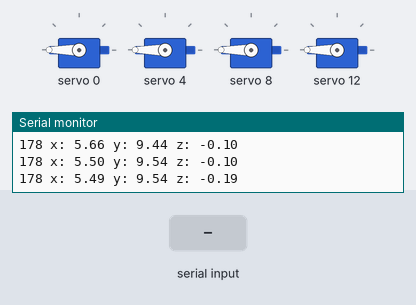
This sketch was run on a simulated Arduino Uno, built with avr-gcc and run on an emulated ATmega328P. On the bench: 4 × servo, the last lines printed to the serial monitor. The inputs (shaded band) are chosen by the test bench.

Above: at 0.1 s.
At 7.4 s:
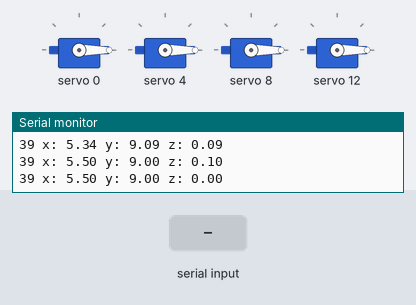
7.5 s: "90,45\n" received over Serial
9.0 s: "0\n" received over Serial
At 14.0 s:
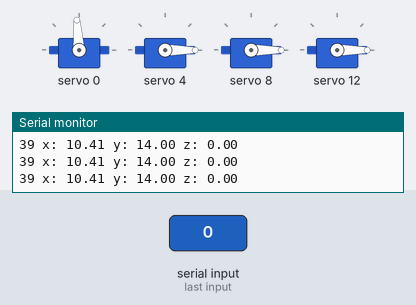
Timing chart, 0 to 15.5 s (numbered marks = the images above; inputs shaded):
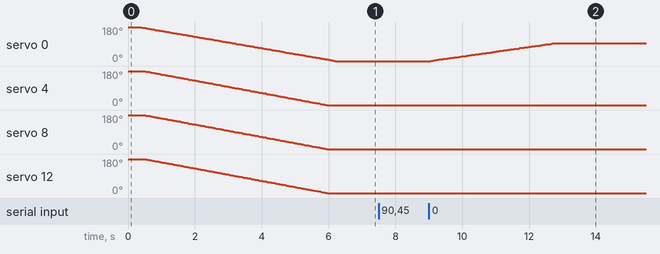

Measured:
- after the input at 9.0 s, servo 0: moves from 0° to 94° over 3.7 s, starting after 0.05 s

The sketch:

arm_control.ino
```cpp
#include <Wire.h>
#include <Adafruit_PWMServoDriver.h>

Adafruit_PWMServoDriver pwm = Adafruit_PWMServoDriver();

#define MIN_PULSE_WIDTH 400
#define MAX_PULSE_WIDTH 2400
#define FREQUENCY 60
#define lowerX -30
#define upperX 30
#define lowerY -30
#define upperY 30
#define lowerZ -30
#define upperZ 30

int motor[4] = {0,4,8,12};
float ang[4] = {0.,0.,0.,0.};
int startAng[4] = {0,0,0,0};
int finishAng[4] = {0,0,0,0};
float frame = 0.;
bool setFlag = true;
bool valid = true;

void setup() {
  Serial.begin(115200);
  Serial.setTimeout(.1005);
  pwm.begin();
  pwm.setPWMFreq(FREQUENCY);
  calibrate();
}

void calibrate(){//sets the physical motors to the correct start position when called
  for (int x  = 180; x >= 0; x -= 1){
    for (int y = 0; y < 4; y += 1){
      ang[y] = x ;
      moveMotor(x ,motor[y]);
    }
  }
}

float getMotorPulse(float angle,int motorOut){
  int pulse;
   if (motorOut == 0){
    pulse = map(angle, 0, 180, MIN_PULSE_WIDTH+150, MAX_PULSE_WIDTH+100);//maps angle to pulse width, different for top motor
  }else if (motorOut==2){
    pulse = map(angle, 0, 180, MIN_PULSE_WIDTH+50, MAX_PULSE_WIDTH+150);//maps angle to pulse width
  }else{
    pulse = map(angle, 0, 180, MIN_PULSE_WIDTH+50, MAX_PULSE_WIDTH+150);//maps angle to pulse width
  }
  pulse = int(float(pulse) / 1000000 * FREQUENCY * 4096);//changes pulse width to out pulse sent to servo
  return pulse;
}

float calcMockX(){//calculates a mock X coordinate from middle servos - used for 2 dimensions
  float xCoord[3] = {0.,0.,0.};
  xCoord[2] = 10.5 * cos(((ang[2])*M_PI)/180.);
  xCoord[1] = 9 * cos(((ang[2] + 90 - ang[1])*M_PI)/180.);
  xCoord[0] = 5 * cos((((ang[2] + 90 - ang[1]) + 90 - ang[0])*M_PI)/180.);
  return (xCoord[2] + xCoord[1] + xCoord[0]);
}

float calcTrueX(){//calculates X coordinate via all servos
  float xCoord = 0.;
  xCoord = calcMockX() * cos(((ang[3])*M_PI)/180.);
  return (xCoord);
}

float calcY(){// calculates Y coordinate from middle servos
  float yCoord[3] = {0.,0.,0.};
  yCoord[2] = 10.5 * sin(((ang[2])*M_PI)/180.);
  yCoord[1] = 9 * sin(((ang[2] + 90 - ang[1])*M_PI)/180.);
  yCoord[0] = 5 * sin((((ang[2] + 90 - ang[1]) + 90 - ang[0])*M_PI)/180.);
  return (yCoord[2] + yCoord[1] + yCoord[0]);
}

float calcZ(){//calculates Z coordinate from bottom servo
  float zCoord = 0.;
  zCoord = calcMockX() * sin(((ang[3])*M_PI)/180.);
  return (zCoord);
}

int getAngle(int motor, int input){//takes serial input and the motor calculated and returns the corresponding angle
  int angle = (input-(motor*181));
  return angle;
}

int getMotor(int input){//takes serial input and returns the corresponding motor
  int motor = floor(input/181);
  return motor;
}

bool checkBounds(){
  if (calcTrueX() >= upperX || calcTrueX() <= lowerX){
    return false;
  } else if (calcY() >= upperY || calcY() <= lowerY){
    return false;
  }else if (calcZ() >= upperZ || calcZ() <= lowerZ){
    return false;
  } else{
    return true;
  }
}

void loop(){//then executes input instruction
  if (setFlag == true){//serial read to change new finish angle until told to execute
    while (!Serial.available()){}
    delay(10);
    int input = Serial.readString().toInt();
    input--;
    if (input == -1){//input read as serial input and translated to motor - angle
      setFlag = false;
    } else{
      if (input > -1 && input < 725){
        int currentMotor = getMotor(input);
        finishAng[currentMotor] = getAngle(currentMotor, input);
        Serial.println("motor: " + String(currentMotor) + " angle:" + String(finishAng[currentMotor]));
      }
      }
  }
  if (setFlag == false){ //when unpaused and not looking for angle to read
    frame += 1;
      for (int x = 0; x < 4; x += 1){
        if (frame < 91 && valid != false){//within frames 0 to 90
          ang[x] = map(frame, 0, 90, startAng[x], finishAng[x]);
          if (checkBounds() != false){
            moveMotor(ang[x], motor[x]);
          } else {
            Serial.println("out of bounds");
            valid = false;
            for (int x = 0; x < 4; x += 1){
              ang[x] = map(frame - 1, 0, 90, startAng[x], finishAng[x]);
            }
          }
        }
      }
      if (frame > 91 || valid == false){//once frames exceed 90, resets frames and waits for new serial to read
        for (int x = 0; x < 4; x += 1){
          startAng[x] = ang[x];
          finishAng[x] = ang[x];
        }
        frame = 0;
        setFlag = true;
        valid = true;
      }
    }
}

void moveMotor(float angle, int motorOut){//takes the motor and angle specified and physically moves the corresponding servo
  int pulse;
  pulse = getMotorPulse(angle,motorOut);
  pwm.setPWM(motorOut, 0, pulse);
  Serial.println(String(map(angle, -50, 180, 0, 180)) + " x: " + String(calcTrueX()) + " y: " + String(calcY()) + " z: " + String(calcZ()));
  delay(5);
}
```
